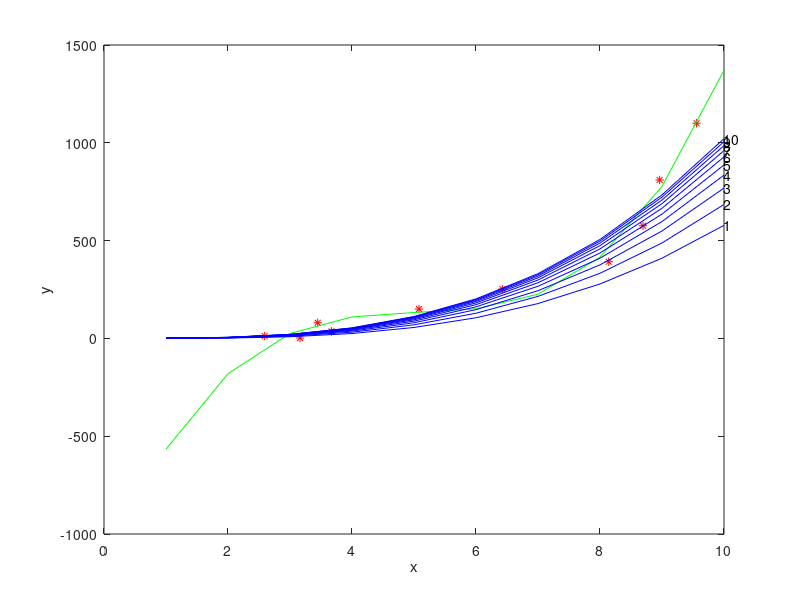
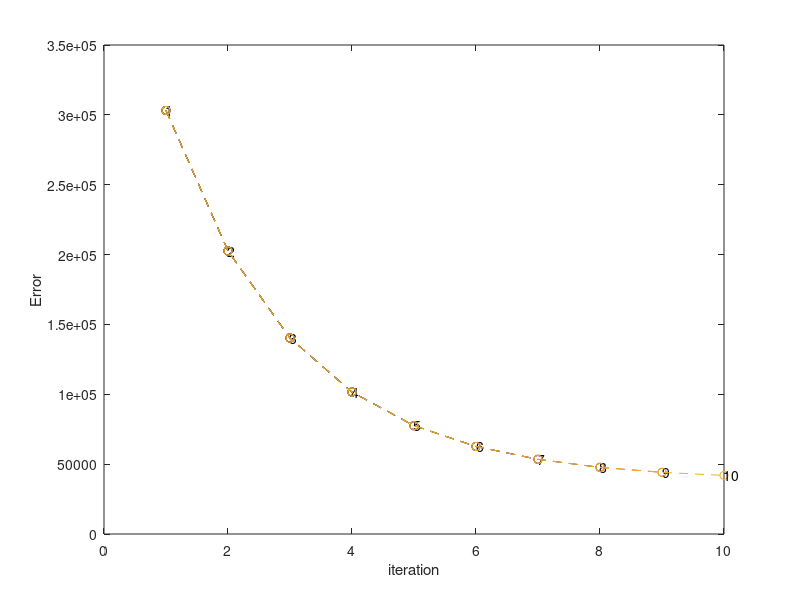

Here is the MATLAB script that generated these plots, in order:
%% ================================================ dataset
rng(6)
clear;close all;
m= 10;
n = 3;
x1 = (1:m)+m/10*randn(m,1)';

x = [x1;x1.^2;x1.^3;ones(1,m)]'; 
y = ((1:m).^3+(1:m).^2)';             
display(x);display(y);
%% ================================================ using normal eq
w = inv(x'*x)*x'*y;        %can be written: w = (x'*x)\(x'*y)
display(w)
figure(1)
plot(x(:,1),y,'*r')
hold on
plot(1:m,[(1:m)',(1:m).^2',(1:m).^3',ones(1,m)']*w,'g');
%% ================================================ using batch gradient descent
w = randn(n+1,1);
alpha = 1e-7;
k = 10;
E = zeros(k,1);
for i=1:k
   w = w + alpha*x'*(y - x*w);
   E(i) = 1/2 * sum((x*w-y).^2);

   figure(2);  plot(1:i,E(1:i),'--o'); hold on;       xlabel('iteration'); ylabel('Error');
   text(i,E(i)+300,num2str(i));
   figure(1);  plot(1:m,[(1:m)',(1:m).^2',(1:m).^3',ones(1,m)']*w,'b');  xlabel('x'); ylabel('y');
   text(m,[m,m^2,m^3,1]*w,num2str(i));
   pause(1);
end

display(w)